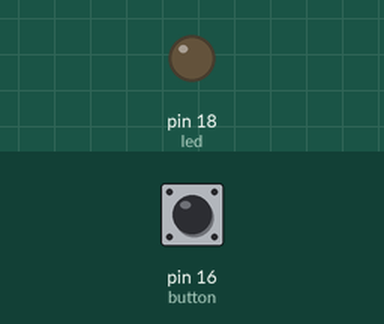
This program was run on a simulated MicroPython board. Parts: output pins drawn as LEDs (lit = HIGH). Inputs (shaded band) come from the test bench; at power-on: pin 16 (button) LOW.

Above: at 1.2 s.
1.3 s: pin 16 (button) pulled HIGH for 0.15 s
At 1.9 s:
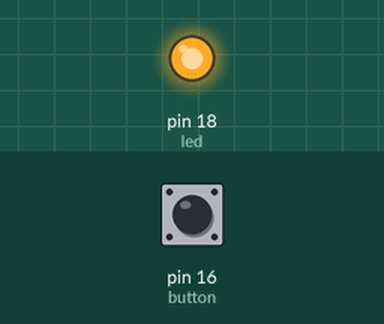
Timing chart, 0 to 4.3 s (numbered marks = the images above; inputs shaded):
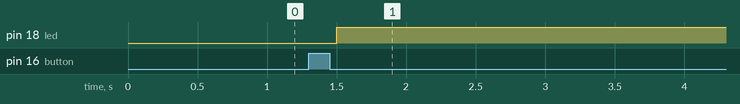

Measured:
- after the input at 1.3 s, pin 18 (led): LOW → HIGH after 0.20 s

The program:

main.py
```python
from machine import Pin, Timer
import utime

led = Pin(18, Pin.OUT)
button = Pin(16, Pin.IN)

global Mode
Mode = 0

def tick(timer):
    if button.value() == 1:
        utime.sleep_ms(200)
        global Mode
        Mode += 1


Timer().init(freq=10000, mode=Timer.PERIODIC, callback=tick)

while True:
    if Mode == 1:
        led.value(not led.value())
        utime.sleep_ms(1000)
    elif Mode == 2:
        led.value(not led.value())
        utime.sleep_ms(250)
    else:
        led.value(0)
        Mode = 0
```
